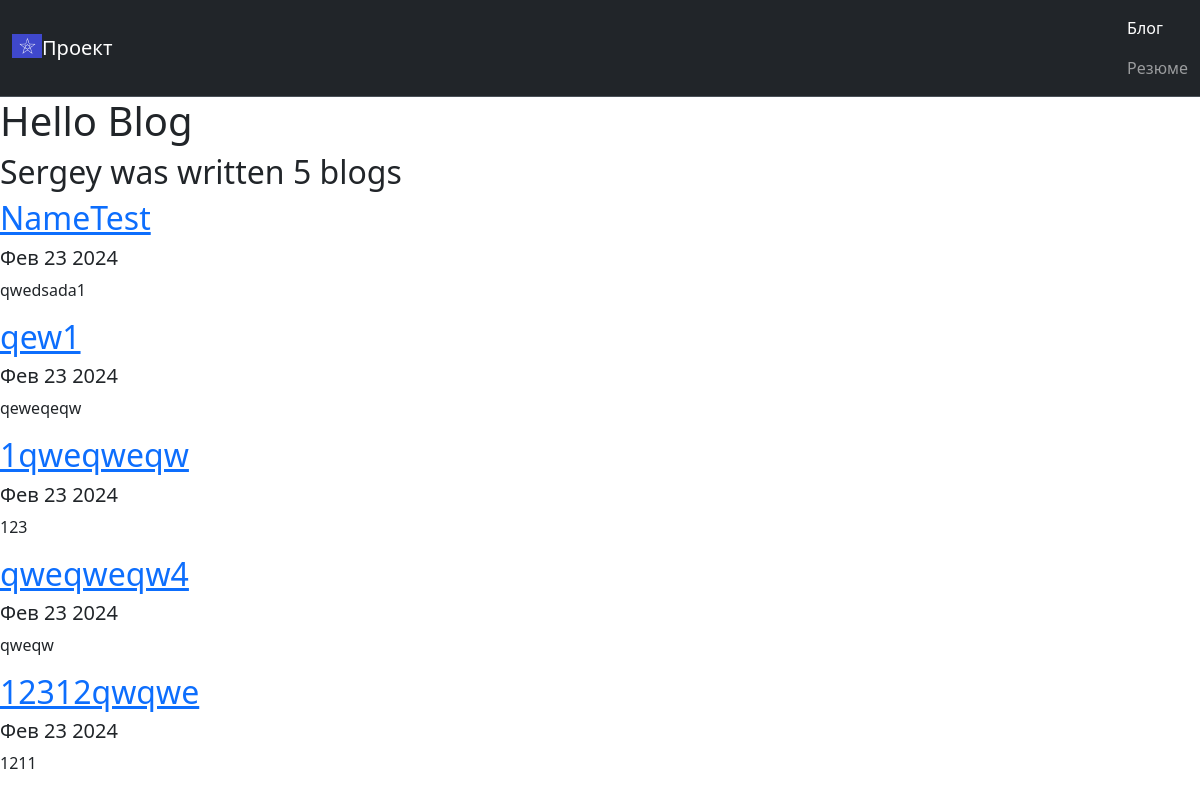
Screenshot of /blog/ with the database file from the repository.
### blog/models.py (models this page shows, shortened)
class Blog(models.Model):
    title = models.CharField(max_length=200)
    description = models.TextField(max_length=100)
    date = models.DateField(max_length=250)

### blog/views.py (the view)
# urls.py: path('', views.all_blogs, name='all_blogs'),
def all_blogs(request):
    blogs=Blog.objects.order_by('-date')[:5]
    return render(request, 'blog/all_blogs.html', {'blogs':blogs})

### blog/templates/blog/all_blogs.html
{% extends "portfolio/base.html" %}
{% block content %}
<h1>Hello Blog</h1>
<h2>Sergey was written {{blogs.count}} blog{{blogs.count|pluralize}}</h2>
{% for blog in blogs %}
<a href='{% url 'blog:detail' blog.id %}'><h2>{{blog.title}}</h2></a>
<h5>{{blog.date|date:'M d Y'}}</h5>
<p>{{blog.description|truncatechars:100}}</p>
{% endfor %}
{% endblock%}

### portfolio/templates/portfolio/base.html (shortened to what this page needs)
{% load static %}
<!DOCTYPE html>
<html lang="en">
<head>
    <link href="https://cdn.jsdelivr.net/npm/bootstrap@5.3.3/dist/css/bootstrap.min.css" rel="stylesheet">
</head>
<body>
<nav class="navbar bg-dark border-bottom border-bottom-dark" data-bs-theme="dark">
    <div class="container-fluid">
        <a class="navbar-brand" href="{% url 'home' %}">
            <img src="{% static "portfolio/Чтото.png" %}" alt="Logo" width="30" height="24" class="d-inline-block align-text-top">Проект
        </a>
        <ul class="navbar-nav ml-auto">
            <li class="nav-item">
                <a class="nav-link active" aria-current="page" href="{% url 'blog:all_blogs' %}">Блог</a>
            </li>
            <li class="nav-item">
                <a class="nav-link" href="{% static "portfolio/Резюме.docx" %}">Резюме</a>
            </li>
        </ul>
    </div>
</nav>
{% block content %}{% endblock %}
</body>
</html>

### rows the page displays
Blog: title "NameTest", date "Фев 23 2024", description "qwedsada1"
Blog: title "qew1", date "Фев 23 2024", description "qeweqeqw"
Blog: title "1qweqweqw", date "Фев 23 2024", description "123"
Blog: title "qweqweqw4", date "Фев 23 2024", description "qweqw"
Blog: title "12312qwqwe", date "Фев 23 2024", description "1211"

### other values shown
{{ blogs.count }} "5"
